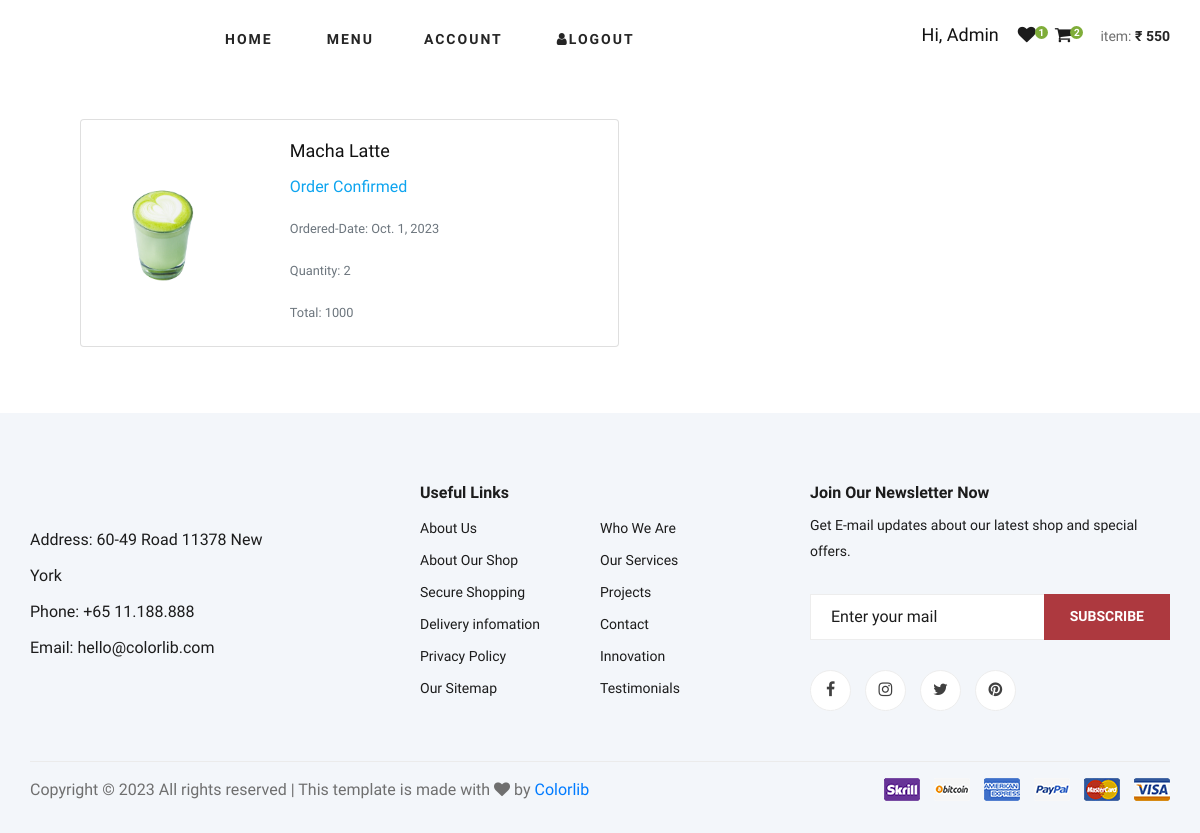
Page /orderhistory/2023-10-01/ (signed in) on the committed database.
### User/models.py (models this page shows)
class Order(models.Model):
    userid = models.ForeignKey(Userregister, on_delete=models.CASCADE)
    productid = models.ForeignKey(Productregister, on_delete=models.CASCADE)
    cartid = models.ForeignKey(Cart, on_delete=models.CASCADE)
    orderdate = models.DateField(auto_now_add=True, null=True)
    status = models.IntegerField(default = 0)
    orderquantity = models.IntegerField(null=True)
    total = models.CharField(null=True, max_length=50, default=0)
    each_product_total = models.CharField(null=True, max_length=50, default=0)
    tax = models.CharField(null=True, max_length=50, default=0)
    discount = models.CharField(null=True, max_length=50, default=0)
    total_bill = models.CharField(null=True, max_length=50, default=0)

### Admin/models.py (models this page shows)
class Productregister(models.Model):
    pName = models.CharField(max_length=50, null=True)
    pImage = models.ImageField(upload_to='media', default='null.jpg')
    pPrice = models.CharField(max_length=50, null=True)
    pCategory = models.ForeignKey(Productcategory , on_delete=models.CASCADE, null=True)
    pQuantity = models.IntegerField(null=True)
    pStatus = models.IntegerField(default=0)

### User/views.py (the view)
# urls.py: path('orderhistory/<str:date>/', orderhistory, name='orderhistory'),
def orderhistory(request, date):
    if 'u_id' in request.session:
        user_id = request.session.get('u_id')
        cart_count = Cart.objects.filter(userid = user_id, status = 0).count()
        cart_total = Cart.objects.filter(userid = user_id, status = 0).aggregate(Sum('total'))
        wishlist_count = Wishlist.objects.filter(userid = user_id, status=0).count()
        categorydata = Productcategory.objects.all()
        order_history = Order.objects.filter(userid = user_id, orderdate =date)
        context = {
            'order_history':order_history, 'cart_count':cart_count, 'cart_total':cart_total,
            'wishlist_count':wishlist_count, 'categorydata':categorydata
        }
        return render(request, 'orderhistory.html', context)
    else:
        return redirect('userlogin')

### User/templates/orderhistory.html (shortened to what this page needs)
{% extends 'userindex.html' %}
{% load static %}
{% block body %}
<div class="container">
    <main class="pagecontent" style="display: grid; grid-template-columns: repeat(2, minmax(130px, 1fr)); gap: 13px; margin-left: -150px; padding-left: 200px; margin-bottom: 50px; padding-top: 40px;">
        {% for i in order_history %}
        <div class="card mb-3" style="max-width: 540px;">
            <div class="row g-0">
            <div class="col-md-4">
                <img src="{{i.productid.pImage.url}}" class="img-fluid rounded-start" alt="...">
            </div>
            <div class="col-md-8">
                <div class="card-body" >
                <h5 class="card-title">{{i.productid.pName}}</h5>
                {% if i.status == 0 %}
                <p class="card-text" style="color: rgb(161, 97, 13)">Order Pending</p>
                {% elif i.status == 1 %}
                <p class="card-text" style="color: rgb(13, 164, 239)">Order Confirmed</p>
                {% else %}
                <p class="card-text" style="color: rgb(32, 188, 115);">Order Delivered</p>
                {% endif %}
                <p class="card-text"><small class="text-muted">Ordered-Date: {{i.orderdate}}</small></p>
                <p class="card-text"><small class="text-muted">Quantity: {{i.orderquantity}}</small></p>
                <p class="card-text"><small class="text-muted">Total: {{i.total}}</small></p>
                </div>
            </div>
            </div>
        </div>
        {% endfor %}
    </main>
</div>
{% endblock %}

### static/userstatic/css/style.css (style rules this page uses)
html, body { height: 100%; font-family: "Cairo", sans-serif; -webkit-font-smoothing: antialiased; font-smoothing: antialiased; }
h1, h2, h3, h4, h5, h6 { margin: 0; color: #111111; font-weight: 400; font-family: "Cairo", sans-serif; }
h5 { font-size: 18px; }
p { font-size: 16px; font-family: "Cairo", sans-serif; color: #6f6f6f; font-weight: 400; line-height: 26px; margin: 0 0 15px 0; }
img { max-width: 100%; }
@media only screen and (min-width: 1200px) { .container { max-width: 1170px; } }

### rows in the picture
Order: productid.pImage (picture), productid.pName "Macha Latte", status "Order Confirmed", orderdate "Oct. 1, 2023", orderquantity "2", total "1000"

### other values in the picture
{{ request.session.username }} "Admin"
{{ wishlist_count }} "1"
{{ cart_count }} "2"
{{ cart_total.total__sum }} "550"
